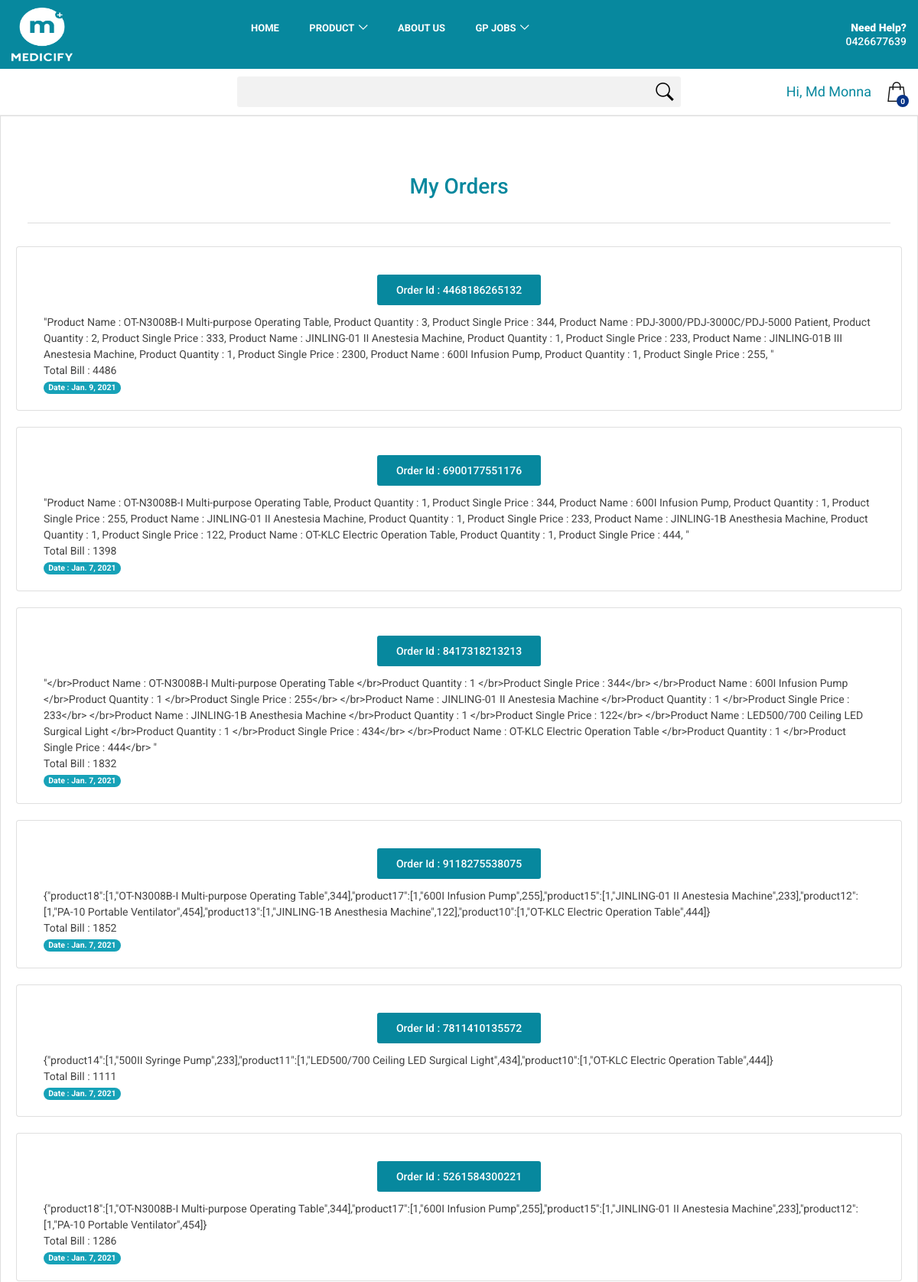
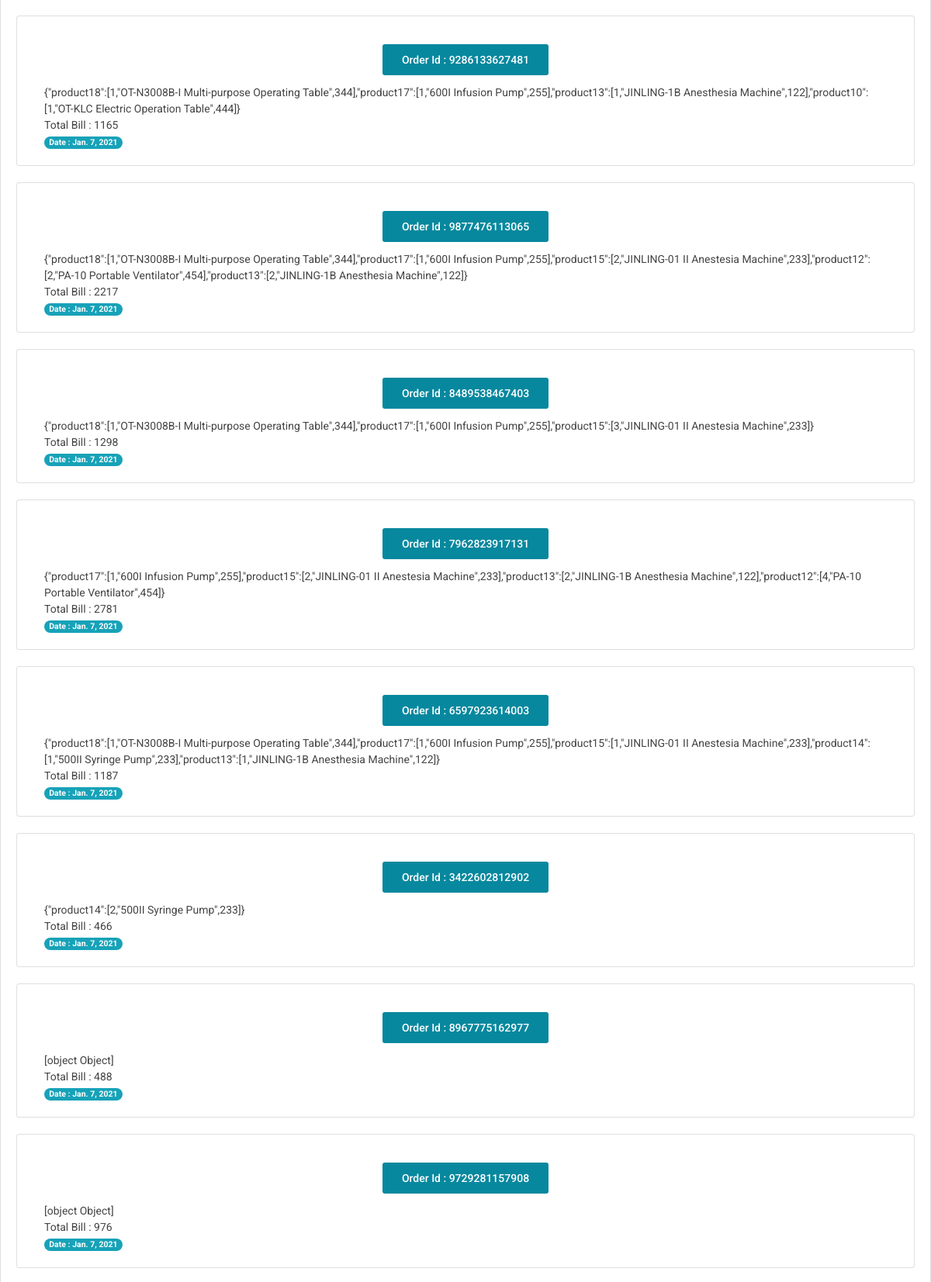
The page /my_order (signed in, upper part) on the database its author committed (2 pictures, top to bottom).
### medicifyapp/models.py (models this page shows)
class Order(models.Model):
    user=models.ForeignKey(User, on_delete=models.CASCADE)
    order_id = models.CharField(max_length=1000)
    items_json = models.TextField()
    total_bill = models.CharField(max_length=1000)
    company_name=models.CharField(max_length=1000, default='', blank=True, null=True)
    full_address = models.TextField()
    city = models.CharField(max_length=1000)
    postal_code = models.CharField(max_length=100)
    country = models.CharField(max_length=1000)
    phone = models.CharField(max_length=1000)
    email = models.CharField(max_length=1000)
    order_date = models.DateField(default=datetime.now(), blank=True)

### medicifyapp/views.py (the view)
# urls.py: path('my_order', views.my_order, name='my_order'),
def my_order(request):
    user = request.user
    user_username = User.objects.filter(username=user)
    if user_username:
        myorder_filter = Order.objects.filter(user=user).order_by('-id')
        Categories_all = Categories.objects.all()
        context13 = {'myorder_filter': myorder_filter, 'Categories_all':Categories_all}
        return render(request, 'my_order.html', context13)
    else:
        return redirect('/')

### medicifyapp/templates/my_order.html (shortened to what this page needs)
{% extends 'base.html' %}
{% block body %}
<div class="container">
<h3><p class="text-center" style="color:#07889E;">My Orders</p></h3><hr>
</div>
{% if myorder_filter %}
{% for k in myorder_filter %}
<div class="card container">
  <div class="card-body">
    <h5 class="card-title">
      <form action="/order_details" method="POST">{% csrf_token %}
        <div class="text-center">
          <input type="submit" value="Order Id : {{k.order_id}}" class="btn_1">
        </div>
      </form>
    </h5>
    <h7>{{k.items_json}}</h7></br>
    <h7>Total Bill : {{k.total_bill}}</h7><br/>
    <span class="badge badge-info badge-pill"> <h7>Date : {{k.order_date}}</h7></span>
  </div>
</div>
<br/>
{% endfor %}
{% else %}
<p class="text-center">You Have No Order To See</p>
{% endif %}
{% endblock %}

### medicifyapp/templates/base.html (shortened to what this page needs)
{% load static %}
<!DOCTYPE html>
<html lang="en">
<head>
   <link rel="stylesheet" href="https://stackpath.bootstrapcdn.com/bootstrap/4.2.1/css/bootstrap.min.css">
    <link href="{% static 'medicifyapp/index/css/bootstrap.custom.min.css' %}" rel="stylesheet">
    <link href="{% static 'medicifyapp/index/css/style.css' %}" rel="stylesheet">
    <link href="{% static 'medicifyapp/index/css/listing.css' %}" rel="stylesheet">
</head>
<body>
	<div id="page" class="theia-exception">
	<header class="version_1">
		<div class="main_header">
			<div class="container">
				<div class="row small-gutters">
					<div class="col-xl-3 col-lg-3 d-lg-flex align-items-center">
						<div id="logo" style="padding:10px 0">
							<a href="/"><img src="{% static 'medicifyapp/index/img/logo.png' %}" alt="" width="80" height="70"></a>
						</div>
					</div>
					<nav class="col-xl-6 col-lg-7">
						<div class="main-menu">
							<ul>
								<li>
									<a href="/">Home</a>
								</li>
								<li class="submenu">
									<a href="javascript:void(0);" class="show-submenu">Product</a>
								</li>
								<li>
									<a href="/about">About Us</a>
								</li>
								<li class="submenu">
									<a href="javascript:void(0);" class="show-submenu">Gp Jobs</a>
								</li>
							</ul>
						</div>
					</nav>
					<div class="col-xl-3 col-lg-2 d-lg-flex align-items-center justify-content-end text-right">
						<a class="phone_top" href="tel:+610426677639"><strong><span>Need Help?</span>0426677639</strong></a>
					</div>
				</div>
			</div>
		</div>
		<div class="main_nav inner">
			<div class="container">
				<div class="row small-gutters">
					<div class="col-xl-3 col-lg-3 col-md-3">
					</div>
					<div class="col-xl-6 col-lg-7 col-md-6 d-none d-md-block">
						<form method="GET" action="{% url 'product_search' %}">
						<div class="custom-search-input">
							<input type="text" name="search_product" value="{{ request.GET.search_product }}">
							<button type="submit"><i class="header-icon_search_custom"></i></button>
						</div>
						</form>
					</div>
					<div class="col-xl-3 col-lg-2 col-md-3">
						<ul class="top_tools">
							<li>
									<a type="button" id="popcarts" class="cart_bt" data-container="body" data-toggle="popover" data-placement="bottom" data-html="true">
									  <strong><span id="product_cart">0</span></strong>
									</a>
							</li>
							<li>
								<div class="dropdown dropdown-access">
									{% if user.is_authenticated %}
									<a href="/account"><font color = "#07889E" size ="4">Hi, {{request.user.first_name}}</font></a>
									{% else %}
									<a href="/account"><font color = "#07889E" size ="4">Login/Register</font></a>
									{% endif %}
								</div>
							</li>
						</ul>
					</div>
				</div>
			</div>
		</div>
	</header>
		<div class="list-group-item">
        {% block body %}{% endblock %}
		</div>
	</div>
  </body>
</body>
</html>

### rows shown on the page
Order: order_id "Order Id : 4468186265132", items_json "\"Product Name : OT-N3008B-I Multi-purpose Operating Table, Product Quantity : 3, Product Single Price : 344, Product Name : PDJ-3000/PDJ-3000C/PDJ-5000 Patient, Product Quantity : 2, Product Single Price : 333, Product Name : JINLING-01 II Anestesia Machine, Product Quantity : 1, Product Single Price : 233, Product Name : JINLING-01B III Anestesia Machine, Product Quantity : 1, Product Single Price : 2300, Product Name : 600I Infusion Pump, Product Quantity : 1, Product Single Price : 255, \"", total_bill "4486", order_date "Jan. 9, 2021"
Order: order_id "Order Id : 6900177551176", items_json "\"Product Name : OT-N3008B-I Multi-purpose Operating Table, Product Quantity : 1, Product Single Price : 344, Product Name : 600I Infusion Pump, Product Quantity : 1, Product Single Price : 255, Product Name : JINLING-01 II Anestesia Machine, Product Quantity : 1, Product Single Price : 233, Product Name : JINLING-1B Anesthesia Machine, Product Quantity : 1, Product Single Price : 122, Product Name : OT-KLC Electric Operation Table, Product Quantity : 1, Product Single Price : 444, \"", total_bill "1398", order_date "Jan. 7, 2021"
Order: order_id "Order Id : 8417318213213", items_json "\"</br>Product Name : OT-N3008B-I Multi-purpose Operating Table </br>Product Quantity : 1 </br>Product Single Price : 344</br> </br>Product Name : 600I Infusion Pump </br>Product Quantity : 1 </br>Product Single Price : 255</br> </br>Product Name : JINLING-01 II Anestesia Machine </br>Product Quantity : 1 </br>Product Single Price : 233</br> </br>Product Name : JINLING-1B Anesthesia Machine </br>Product Quantity : 1 </br>Product Single Price : 122</br> </br>Product Name : LED500/700 Ceiling LED Surgical Light </br>Product Quantity : 1 </br>Product Single Price : 434</br> </br>Product Name : OT-KLC Electric Operation Table </br>Product Quantity : 1 </br>Product Single Price : 444</br> \"", total_bill "1832", order_date "Jan. 7, 2021"
Order: order_id "Order Id : 9118275538075", items_json "{\"product18\":[1,\"OT-N3008B-I Multi-purpose Operating Table\",344],\"product17\":[1,\"600I Infusion Pump\",255],\"product15\":[1,\"JINLING-01 II Anestesia Machine\",233],\"product12\":[1,\"PA-10 Portable Ventilator\",454],\"product13\":[1,\"JINLING-1B Anesthesia Machine\",122],\"product10\":[1,\"OT-KLC Electric Operation Table\",444]}", total_bill "1852", order_date "Jan. 7, 2021"
Order: order_id "Order Id : 7811410135572", items_json "{\"product14\":[1,\"500II Syringe Pump\",233],\"product11\":[1,\"LED500/700 Ceiling LED Surgical Light\",434],\"product10\":[1,\"OT-KLC Electric Operation Table\",444]}", total_bill "1111", order_date "Jan. 7, 2021"
Order: order_id "Order Id : 5261584300221", items_json "{\"product18\":[1,\"OT-N3008B-I Multi-purpose Operating Table\",344],\"product17\":[1,\"600I Infusion Pump\",255],\"product15\":[1,\"JINLING-01 II Anestesia Machine\",233],\"product12\":[1,\"PA-10 Portable Ventilator\",454]}", total_bill "1286", order_date "Jan. 7, 2021"
Order: order_id "Order Id : 9286133627481", items_json "{\"product18\":[1,\"OT-N3008B-I Multi-purpose Operating Table\",344],\"product17\":[1,\"600I Infusion Pump\",255],\"product13\":[1,\"JINLING-1B Anesthesia Machine\",122],\"product10\":[1,\"OT-KLC Electric Operation Table\",444]}", total_bill "1165", order_date "Jan. 7, 2021"
Order: order_id "Order Id : 9877476113065", items_json "{\"product18\":[1,\"OT-N3008B-I Multi-purpose Operating Table\",344],\"product17\":[1,\"600I Infusion Pump\",255],\"product15\":[2,\"JINLING-01 II Anestesia Machine\",233],\"product12\":[2,\"PA-10 Portable Ventilator\",454],\"product13\":[2,\"JINLING-1B Anesthesia Machine\",122]}", total_bill "2217", order_date "Jan. 7, 2021"
Order: order_id "Order Id : 8489538467403", items_json "{\"product18\":[1,\"OT-N3008B-I Multi-purpose Operating Table\",344],\"product17\":[1,\"600I Infusion Pump\",255],\"product15\":[3,\"JINLING-01 II Anestesia Machine\",233]}", total_bill "1298", order_date "Jan. 7, 2021"
Order: order_id "Order Id : 7962823917131", items_json "{\"product17\":[1,\"600I Infusion Pump\",255],\"product15\":[2,\"JINLING-01 II Anestesia Machine\",233],\"product13\":[2,\"JINLING-1B Anesthesia Machine\",122],\"product12\":[4,\"PA-10 Portable Ventilator\",454]}", total_bill "2781", order_date "Jan. 7, 2021"
Order: order_id "Order Id : 6597923614003", items_json "{\"product18\":[1,\"OT-N3008B-I Multi-purpose Operating Table\",344],\"product17\":[1,\"600I Infusion Pump\",255],\"product15\":[1,\"JINLING-01 II Anestesia Machine\",233],\"product14\":[1,\"500II Syringe Pump\",233],\"product13\":[1,\"JINLING-1B Anesthesia Machine\",122]}", total_bill "1187", order_date "Jan. 7, 2021"
Order: order_id "Order Id : 3422602812902", items_json "{\"product14\":[2,\"500II Syringe Pump\",233]}", total_bill "466", order_date "Jan. 7, 2021"
Order: order_id "Order Id : 8967775162977", items_json "[object Object]", total_bill "488", order_date "Jan. 7, 2021"
Order: order_id "Order Id : 9729281157908", items_json "[object Object]", total_bill "976", order_date "Jan. 7, 2021"

### other values the page prints
{{ request.user.first_name }} "Md Monna"
